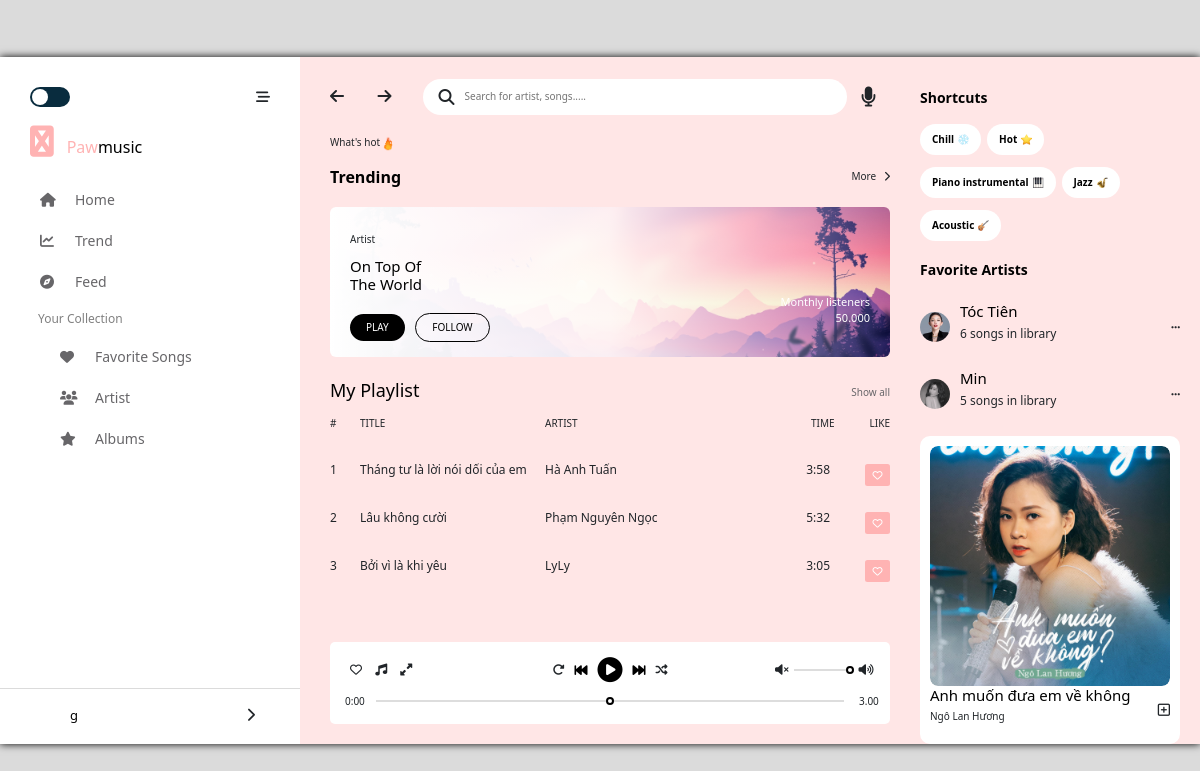
The page /home/ (signed in) on the database its author committed.
### songs/models.py (models this page shows)
class Song(models.Model):
    name = models.TextField(max_length=256)
    time = models.TextField(max_length=50)
    linkSave = models.TextField()
    artist = models.ForeignKey(
        Artist,
        on_delete=models.CASCADE,
        blank=False,
        null=True)#1-n

### artists/models.py (models this page shows)
class Artist(models.Model):
    name = models.TextField(max_length=256)
    linkImage = models.TextField()

### authentication/views.py (the view)
# urls.py: path('home/', views.home, name='home'),
def home(request):
    songs = Song.objects.all()
    return render(request, "authentication/index.html",{"firstname": request.session['firstname'],"songs": songs})

### templates/authentication/index.html (shortened to what this page needs)
{% extends './base.html' %}
    {% block content %}
    {% if user.is_authenticated %}
    <div id="main" style="width: 100%;">
        <div id="container" >
            <div id="navbar">
                <div class="navbar-container">
                    <header>
                        <span class="check">
                            <span class="ball"></span>
                        </span>
                        <i class="fas fa-stream js-hide-navbar"></i>
                    </header>
                    <div class="logo">
                        <i class="navbar__logo fab fa-solid fa-paw"></i>
                        <span class="navbar__primary-text">Paw</span><span>music</span>
                    </div>
                    <div class="navbar-content">
                        <nav>
                                <li class="navbar-content__icon">
                                    <a href="#"><i class="fas fa-home"></i>Home</a>
                                </li>
                                <li class="navbar-content__icon">
                                    <a href="/song"><i class="fas fa-chart-line"></i>Trend</a>
                                </li>
                                <li class="navbar-content__icon">
                                    <a href="#"><i class="fas fa-compass"></i>Feed</a>
                                </li>
                        </nav>
                        <nav>
                            <p class=" navbar-content__title">Your Collection</p>
                            <ul>
                                <li class="navbar-content__icon">
                                    <a href="#"><i class="fas fa-heart"></i>Favorite Songs</a>
                                </li>
                                <li class="navbar-content__icon">
                                    <a href="#"><i class="fas fa-users"></i>Artist</a>
                                </li>
                                <li class="navbar-content__icon">
                                    <a href="#"><i class="fas fa-star"></i>Albums</a>
                                </li>
                            </ul>
                        </nav>
                    </div>
                </div>
                <div class="navbar-user">
                    <div class="navbar-user__container">
                        <div class="user-avt">
                        </div>
                        <div class="user-name">{{ firstname }}</div>
                        <div class="user-menulists">
                            <div class="more-info">
                                <i class="fas fa-chevron-right"></i>
                            </div>
                        </div>
                    </div>
                </div>
            </div>
            <div id="main-content" >
                <header>
                    <nav class="main-content__header-nav">
                        <i class="fas fa-arrow-left"></i>
                        <i class="fas fa-arrow-right"></i>
                    </nav>
                    <div class="main-content__search-form">
                        <i class="fas fa-search search-btn"></i>
                        <input type="text" class="search-input" placeholder="Search for artist, songs.....">
                    </div>
                    <div class="main-content__record">
                        <i class="fa fa-microphone record-btn" aria-hidden="true"></i>
                    </div>
                </header>
                {% load static %}
                <p class="main-content__des">What's hot<span><img src="{% static '/img/fire.png' %}" alt="" width="16px" height="17px"></span></p>
                <div class="main-content__trend">
                    <div class="main-content__trend-title">Trending</div>
                    <div class="main-content__trend-more btn-hover">
                        More
                        <span><i class="fas fa-chevron-right"></i></span>
                    </div>
                </div>
                <div class="main-content__banner">
                    <p class="main-content__banner-artist">Artist</p>
                    <h4 class="main-content__banner-des">On Top Of The World</h4>
                    <div class="main-content__banner-btn">
                        <button class="play-btn">PLAY</button>
                        <button class="follow-btn">FOLLOW</button>
                    </div>
                    <span class="main-content__view">Monthly listeners
                        <p>50.000</p>
                    </span>
                </div>
                <div class="my-playlist">
                    <div class="playlist-head">
                        <h4>My Playlist</h4>
                        <a class="btn-hover">Show all</a>
                    </div>
                    <div class="playlist-list">
                        <div class="playlist playlist-list__title">
                            <p class="playlist__number">#</p>
                            <p class="playlist__title">TITLE</p>
                            <p class="playlist__artist">ARTIST</p>
                            <p class="playlist__time">TIME</p>
                            <p class="">LIKE</p>
                        </div>
                        {% for song in songs %}
                            <div class="playlist playlist--hover">
                                <p class="playlist__number">{{song.id}}</p>
                                <p class="playlist__title">{{song.name}}</p>
                                <p class="playlist__artist">{{song.artist.name}}</p>
                                <p class="playlist__time">{{song.time}}</p>
                                <a class="btn btn-dark" id="{{song.id}}" style="background-color: rgb(255, 179, 179) !important; border: 0px;" onclick="FS({{song.id}})"><i class="far fa-heart fs"></i></a>
                            </div>
                        {% endfor %}
                    </div>
                </div>
                <div class="play-song">
                    <div class="play-control">
                        <div class="play-control__act">
                            <i class="far fa-heart" ></i>
                            <i class="fas fa-music"></i>
                            <i class="fas fa-expand-alt"></i>
                        </div>
                        <div class="play-control__main">
                            <i class="fas fa-redo-alt play-repeat"></i>
                            <i class="fas fa-fast-backward play-backward main-icon"></i>
                            <span class="play-inner">
                                <i class="fas fa-play-circle play-icon main-icon main-icon--big"></i>
                            </span>
                            <i class="fas fa-fast-forward play-forward main-icon"></i>
                            <i class="fas fa-random shuffle-song"></i>
                        </div>
                        <div class="play-control__volume">
                            <i class="fas fa-volume-mute"></i>
                            <input type="range" id="volume" class="volume" value ="1" min = "0" max="1" step="0.1">
                            <i class="fas fa-volume-up"></i>
                        </div>
                    </div>
                    <div class="play-seekbar">
                        <div class="timer__left">0:00</div>
                        <input type="range" name="range" id="range" class="range" />
                        {% load static %}
                        <div class="timer__right">3.00</div>
                    </div>
                </div>
            </div>
            <div id="sidebar">
                <div class="sidebar__shortcuts">
                    <p class="sidebar__shortcuts-title">Shortcuts
                    </p>
                    <div class="sidebar__shortcuts-items">
                        <span class="sidebar__shortcuts-item">Chill
                            {% load static %}
                            <img src="{% static '/img/snow.png' %}" alt="">
                        </span>
                        <span class="sidebar__shortcuts-item">Hot
                            {% load static %}
                            <img src="{% static '/img/star.png' %}" alt="">
                        </span>
                        <span class="sidebar__shortcuts-item">Piano instrumental
                            {% load static %}
                            <img src="{% static '/img/piano.png' %}" alt="">
                        </span>
                        <span class="sidebar__shortcuts-item">Jazz
                            {% load static %}
                            <img src="{% static '/img/jazz.png' %}" alt="">
                        </span>
                        <span class="sidebar__shortcuts-item">Acoustic
                            {% load static %}
                            <img src="{% static '/img/ghitar.png' %}" alt="">
                        </span>
                    </div>
                </div>
                <div class="sidebar__favorite">
                    <p class="sidebar__favorite-title">Favorite Artists</p>
                    <div class="sidebar__favorite-list">
                        <div class="artist-info__avt">
                            {% load static %}
                            <img src="{% static '/img/tt.jpg' %}" alt="">
                        </div>
                        <div class="artist-info">
                            <h4 class="artist-info__name">Tóc Tiên</h4>
                            <p class="artist-info__song">6 songs in library</p>
                        </div>
                        <i class="fas fa-ellipsis-h"></i>
                    </div>
                    <div class="sidebar__favorite-list">
                        <div class="artist-info__avt">
                            {% load static %}
                            <img src="{% static '/img/min.jpg' %}" alt="">
                        </div>
                        <div class="artist-info">
                            <h4 class="artist-info__name">Min</h4>
                            <p class="artist-info__song">5 songs in library</p>
                        </div>
                        <i class="fas fa-ellipsis-h"></i>
                    </div>
                </div>
                <div class="sidebar__suggest-album">
                    <div class="suggest-album">
                        <div class="suggest-album__img-container">
                            {% load static %}
                            <img src="{% static '/img/nlh.jpg' %}" alt="">
                        </div>
                        <div class="suggest-album__content">
                            <div class="suggest-album__info">
                                <h4>Anh muốn đưa em về không</h4>
                                <p>Ngô Lan Hương</p>
                            </div>
                            <i class="far fa-plus-square"></i>
                        </div>
                    </div>
                </div>
            </div>
        </div>
    </div>
    {% else %}
    <h3>Welcome!</h3>
    <a href="/signup" class="btn btn-success" role="button">Sign up</a>
    <a href="/signin" class="btn btn-primary" role="button">Sign in</a>
    {% endif %}
    {% endblock %}

### rows shown on the page
Song: id "1", name "Tháng tư là lời nói dối của em", artist.name "Hà Anh Tuấn", time "3:58"
Song: id "2", name "Lâu không cười", artist.name "Phạm Nguyên Ngọc", time "5:32"
Song: id "3", name "Bởi vì là khi yêu", artist.name "LyLy", time "3:05"

### other values the page prints
{{ firstname }} "g"
